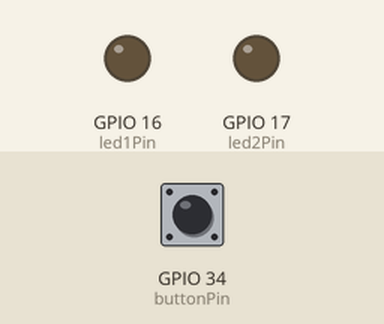
The sketch below on a simulated ESP32. On the bench: output pins drawn as LEDs (lit = HIGH). Inputs (shaded band) come from the test bench; at power-on: GPIO 34 (buttonPin) HIGH.

Above: at 1.2 s.
1.3 s: GPIO 34 (buttonPin) pulled LOW for 0.15 s
At 3.3 s:
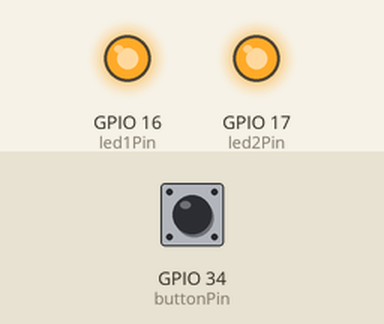
4.4 s: GPIO 34 (buttonPin) pulled LOW for 1 s
At 6.4 s:
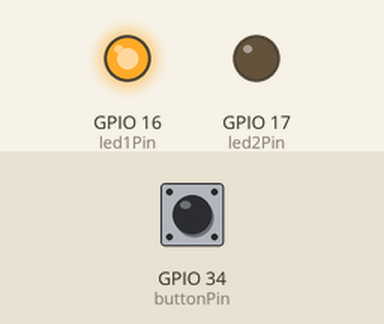
8.4 s: GPIO 34 (buttonPin) pulled LOW for 3.2 s
At 9.4 s:
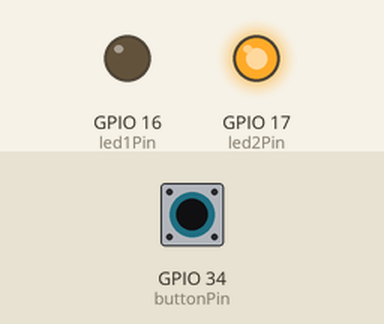
Timing chart, 0 to 20.6 s (numbered marks = the images above; inputs shaded):
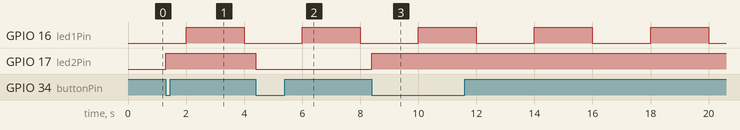

Measured:
- after the input at 1.3 s, GPIO 17 (led2Pin): LOW → HIGH at once
- after the input at 4.4 s, GPIO 17 (led2Pin): HIGH → LOW at once
- after the input at 8.4 s, GPIO 17 (led2Pin): LOW → HIGH at once
- by itself, GPIO 16 (led1Pin): alternates HIGH for 2.0 s and LOW for 2.0 s

The sketch:

02_Interrupts.ino
```cpp
// set pin numbers
const int buttonPin = 34;  // the push button pin
const int led1Pin = 16;    // the LED1 pin
const int led2Pin = 17;    // the LED2 pin

// variable for storing the pushbutton status
int led1State = LOW;
int led2State = LOW;
unsigned long previousMillis = 0;
const long interval = 2000; // 2 second

void toggle() {
  led2State = !led2State;
  digitalWrite(led2Pin, led2State);
}

void setup() {
  pinMode(buttonPin, INPUT);
  pinMode(led1Pin, OUTPUT);
  pinMode(led2Pin, OUTPUT);
  attachInterrupt(digitalPinToInterrupt(buttonPin), toggle, FALLING);
}

void loop() {
  // To turn on/off the LED1
  unsigned long currentMillis = millis();
  if (currentMillis - previousMillis >= interval) {
    // save the last time you blinked the LED
    previousMillis = currentMillis;
    if (led1State == LOW) {
      led1State = HIGH;
    } else {
      led1State = LOW;
    }
    digitalWrite(led1Pin, led1State);
  }
}
```
